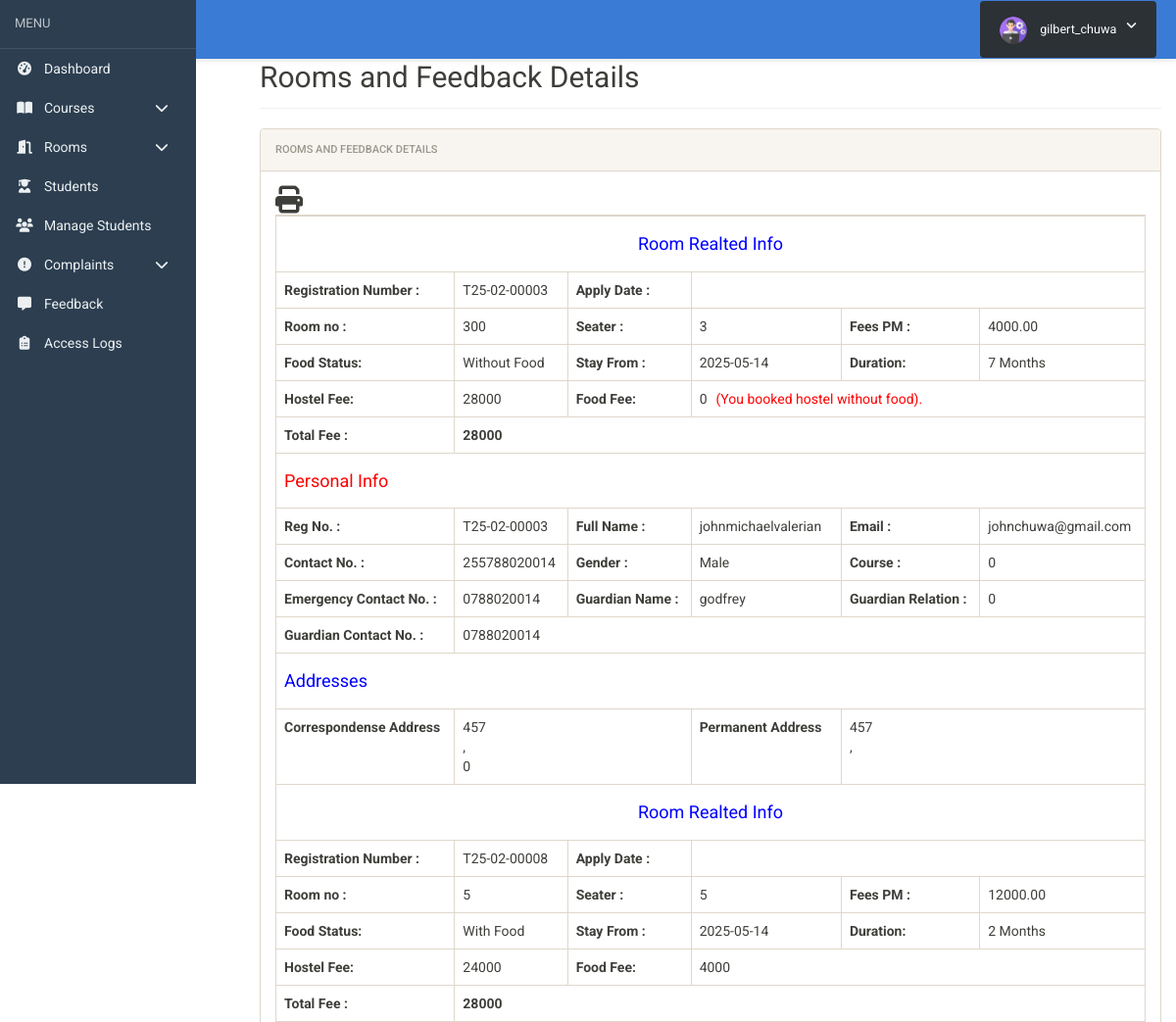
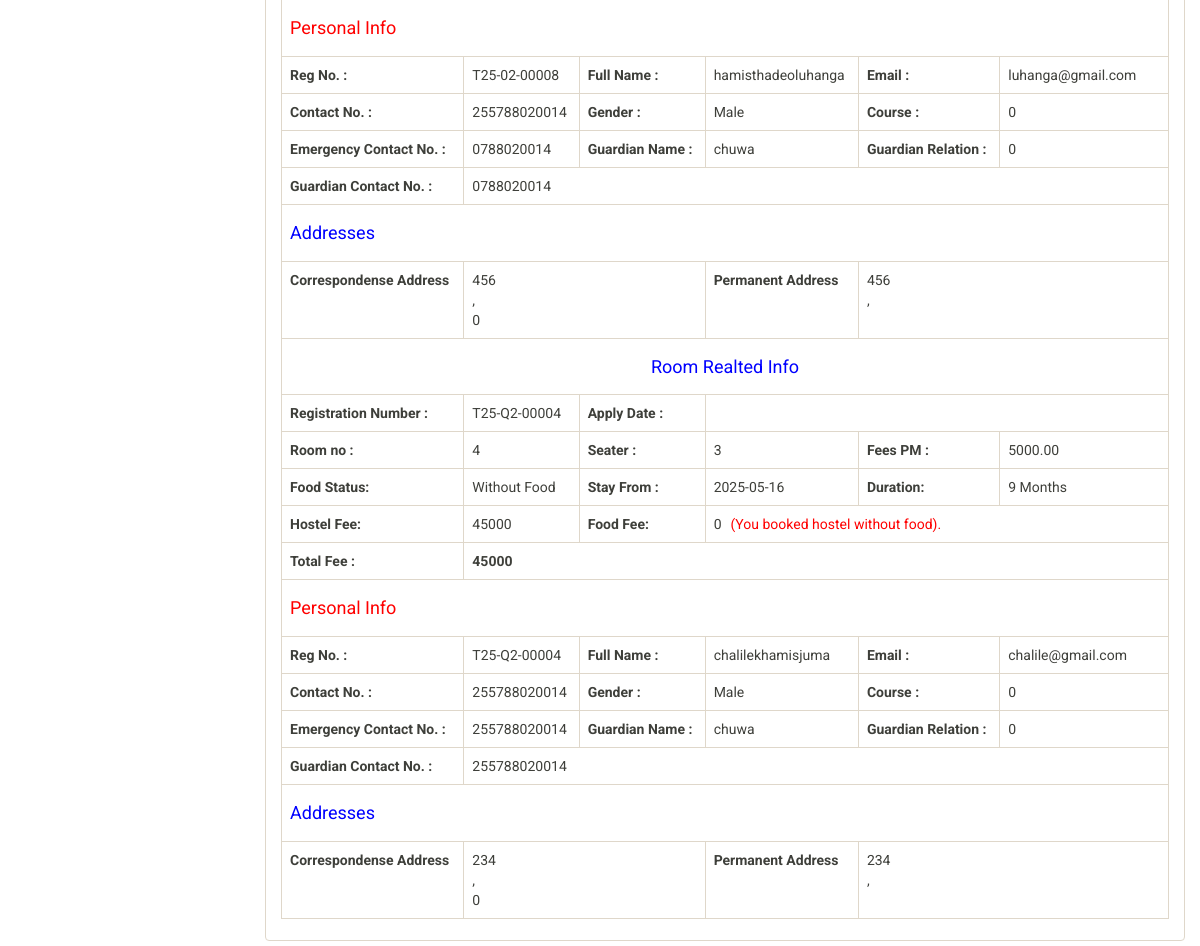
The app's page /hostel/admin/feedback-details.php (signed in) with its own data (2 pictures, top to bottom).
### tables this page shows
CREATE TABLE `registration` (
  `id` int(11) NOT NULL,
  `roomno` int(11) NOT NULL,
  `seater` int(11) NOT NULL,
  `feespm` decimal(10,2) NOT NULL,
  `foodstatus` tinyint(1) NOT NULL,
  `stayfrom` date NOT NULL,
  `duration` int(11) NOT NULL,
  `course` varchar(100) NOT NULL,
  `regno` varchar(50) NOT NULL,
  `firstName` varchar(50) NOT NULL,
  `middleName` varchar(50) DEFAULT NULL,
  `lastName` varchar(50) NOT NULL,
  `gender` varchar(10) NOT NULL,
  `contactno` char(15) DEFAULT NULL,
  `emailid` varchar(100) NOT NULL,
  `egycontactno` varchar(15) NOT NULL,
  `guardianName` varchar(100) NOT NULL,
  `guardianRelation` varchar(50) NOT NULL,
  `guardianContactno` varchar(15) NOT NULL,
  `corresAddress` text NOT NULL,
  `corresCountry` varchar(50) NOT NULL,
  `corresState` varchar(50) NOT NULL,
  `pmntAddress` text NOT NULL,
  `pmntCountry` varchar(20) NOT NULL,
  `pmntState` varchar(50) NOT NULL,
  `reg_date` timestamp NULL DEFAULT current_timestamp()
);

### hostel/admin/feedback-details.php (the view, shortened to what this page needs)
<?php
include('includes/checklogin.php');
?>
<!doctype html>
<html lang="en" class="no-js">
<head>
	<link rel="stylesheet" href="css/font-awesome.min.css">
	<link rel="stylesheet" href="css/bootstrap.min.css">
	<link rel="stylesheet" href="css/dataTables.bootstrap.min.css">
	<link rel="stylesheet" href="css/bootstrap-social.css">
	<link rel="stylesheet" href="css/bootstrap-select.css">
	<link rel="stylesheet" href="css/fileinput.min.css">
	<link rel="stylesheet" href="css/awesome-bootstrap-checkbox.css">
	<link rel="stylesheet" href="css/style.css">
	<link rel="stylesheet" href="css/font-awesome.min.css">
</head>
<body>
	<?php include('includes/header.php');?>
	<div class="ts-main-content">
			<?php include('includes/sidebar.php');?>
		<div class="content-wrapper">
			<div class="container-fluid">
				<div class="row" id="print">
					<div class="col-md-12">
						<h2 class="page-title" style="margin-top:4%">Rooms and Feedback Details</h2>
						<div class="panel panel-default">
							<div class="panel-heading">Rooms and Feedback Details</div>
							<div class="panel-body">
			<table id="zctb" class="table table-bordered " cellspacing="0" width="100%" border="1">
						 <span style="float:left" ><i class="fa fa-print fa-2x" aria-hidden="true" OnClick="CallPrint(this.value)" style="cursor:pointer" title="Print the Report"></i></span>
									<tbody>
<?php
$aid=intval($_GET['regno']);
	$ret="select * from registration where (regno	=?)";
$stmt= $mysqli->prepare($ret) ;
$stmt->bind_param('s',$aid);
$stmt->execute() ;
$res=$stmt->get_result();
while($row=$res->fetch_object())
	  {
	  	?>
<tr>
<td colspan="6" style="text-align:center; color:blue"><h4>Room Realted Info</h4></td>
</tr>
<tr>
	<th>Registration Number :</th>
<td><?php echo $row->regno;?></td>
<th>Apply Date :</th>
<td colspan="3"><?php echo $row->postingDate;?></td>
</tr>
<tr>
<td><b>Room no :</b></td>
<td><?php echo $row->roomno;?></td>
<td><b>Seater :</b></td>
<td><?php echo $row->seater;?></td>
<td><b>Fees PM :</b></td>
<td><?php echo $fpm=$row->feespm;?></td>
</tr>
<tr>
<td><b>Food Status:</b></td>
<td>
<?php if($row->foodstatus==0)
{
echo "Without Food";
}
else
{
echo "With Food";
}
;?></td>
<td><b>Stay From :</b></td>
<td><?php echo $row->stayfrom;?></td>
<td><b>Duration:</b></td>
<td><?php echo $dr=$row->duration;?> Months</td>
</tr>
<tr><th>Hostel Fee:</th>
<td><?php echo $hf=$dr*$fpm?></td>
<th>Food Fee:</th>
<td colspan="3"><?php
if($row->foodstatus==1)
{
echo $ff=(2000*$dr);
} else {
echo $ff=0;
echo "<span style='padding-left:2%; color:red;'>(You booked hostel without food).<span>";
}?></td>
</tr>
<tr>
<th>Total Fee :</th>
<th colspan="5"><?php echo $hf+$ff;?></th>
</tr>
<tr>
<td colspan="6" style="color:red"><h4>Personal Info</h4></td>
</tr>
<tr>
<td><b>Reg No. :</b></td>
<td><?php echo $row->regno;?></td>
<td><b>Full Name :</b></td>
<td><?php echo $row->firstName;?><?php echo $row->middleName;?><?php echo $row->lastName;?></td>
<td><b>Email :</b></td>
<td><?php echo $row->emailid;?></td>
</tr>
<tr>
<td><b>Contact No. :</b></td>
<td><?php echo $row->contactno;?></td>
<td><b>Gender :</b></td>
<td><?php echo $row->gender;?></td>
<td><b>Course :</b></td>
<td><?php echo $row->course;?></td>
</tr>
<tr>
<td><b>Emergency Contact No. :</b></td>
<td><?php echo $row->egycontactno;?></td>
<td><b>Guardian Name :</b></td>
<td><?php echo $row->guardianName;?></td>
<td><b>Guardian Relation :</b></td>
<td><?php echo $row->guardianRelation;?></td>
</tr>
<tr>
<td><b>Guardian Contact No. :</b></td>
<td colspan="6"><?php echo $row->guardianContactno;?></td>
</tr>
<tr>
<td colspan="6" style="color:blue"><h4>Addresses</h4></td>
</tr>
<tr>
<td><b>Correspondense Address</b></td>
<td colspan="2">
<?php echo $row->corresAddress;?><br />
<?php echo $row->corresCIty;?>, <?php echo $row->corresPincode;?><br />
<?php echo $row->corresState;?>
</td>
<td><b>Permanent Address</b></td>
<td colspan="2">
<?php echo $row->pmntAddress;?><br />
<?php echo $row->pmntCity;?>, <?php echo $row->pmntPincode;?><br />
</td>
</tr>
<?php
} ?>
</tbody>
</table>
</div>
</div>
</div>
</div>
</div>
</div>
</div>
</body>
</html>

### hostel/admin/css/style.css (style rules this page uses)
html { font-size: 14px; }
@media only screen and (min-width: 480px) { html { font-size: 17px; } }
@media only screen and (min-width: 768px) { html { font-size: 14px; } }
body { font-size: 1em; }
.panel { overflow: hidden; }
.page-title { padding-bottom: 15px; margin-bottom: 20px; border-bottom: 1px solid #f0f0f0; }
.ts-main-content .content-wrapper { padding-top: 15px; margin-top: 10px; }
@media only screen and (min-width: 992px) { .ts-main-content .content-wrapper { margin-left: 250px; } }

### records on screen
registration: regno "T25-02-00003", roomno "300", seater "3", feespm "4000.00", shows "Without Food", stayfrom "2025-05-14", duration "7", $hf=$dr*$fpm "28000", $hf+$ff "28000", firstName "john", middleName "michael", lastName "valerian", emailid "johnchuwa@gmail.com", contactno "255788020014", gender "Male", course "0", egycontactno "0788020014", guardianName "godfrey", guardianRelation "0", guardianContactno "0788020014", corresAddress "457", corresState "0", pmntAddress "457"
registration: regno "T25-02-00008", roomno "5", seater "5", feespm "12000.00", foodstatus "With Food", stayfrom "2025-05-14", duration "2", $hf=$dr*$fpm "24000", $ff=(2000*$dr) "4000", $hf+$ff "28000", firstName "hamis", middleName "thadeo", lastName "luhanga", emailid "luhanga@gmail.com", contactno "255788020014", gender "Male", course "0", egycontactno "0788020014", guardianName "chuwa", guardianRelation "0", guardianContactno "0788020014", corresAddress "456", corresState "0", pmntAddress "456"
registration: regno "T25-Q2-00004", roomno "4", seater "3", feespm "5000.00", shows "Without Food", stayfrom "2025-05-16", duration "9", $hf=$dr*$fpm "45000", $hf+$ff "45000", firstName "chalile", middleName "khamis", lastName "juma", emailid "chalile@gmail.com", contactno "255788020014", gender "Male", course "0", egycontactno "255788020014", guardianName "chuwa", guardianRelation "0", guardianContactno "255788020014", corresAddress "234", corresState "0", pmntAddress "234"

### other values on screen
$_SESSION['username'] "gilbert_chuwa"
